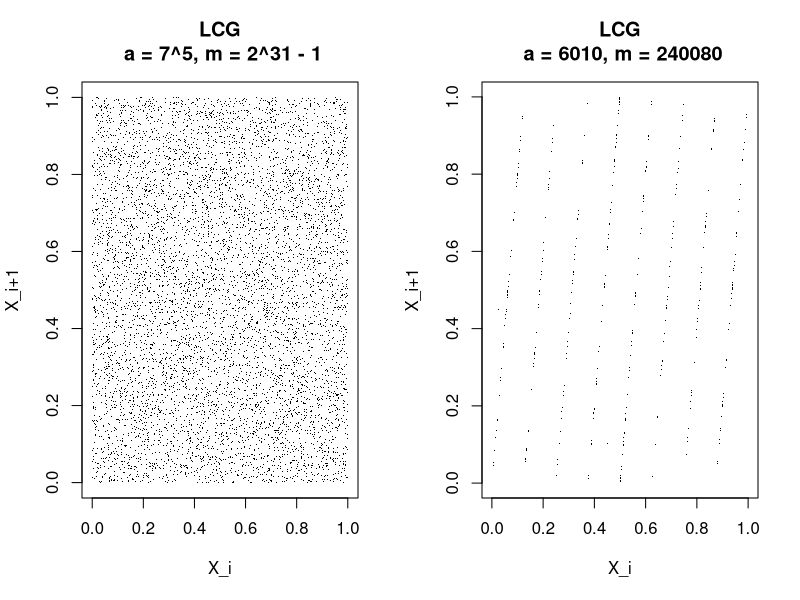
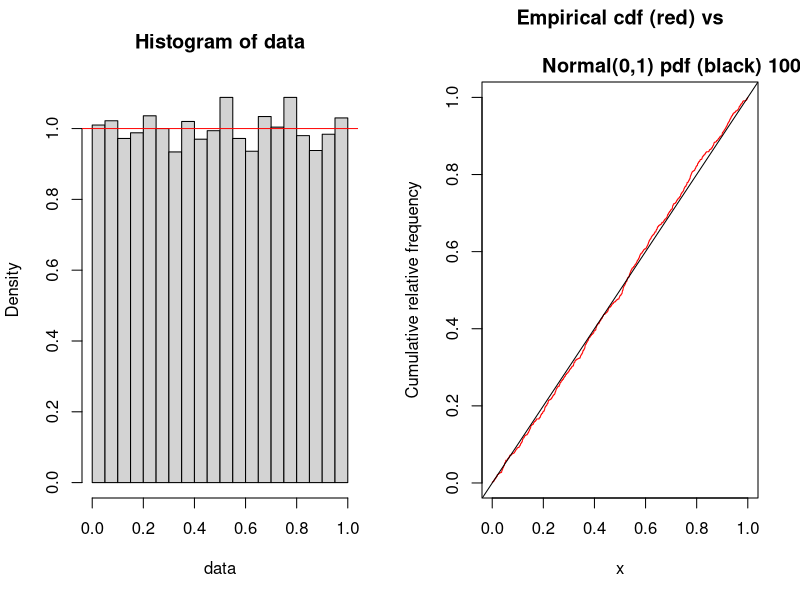
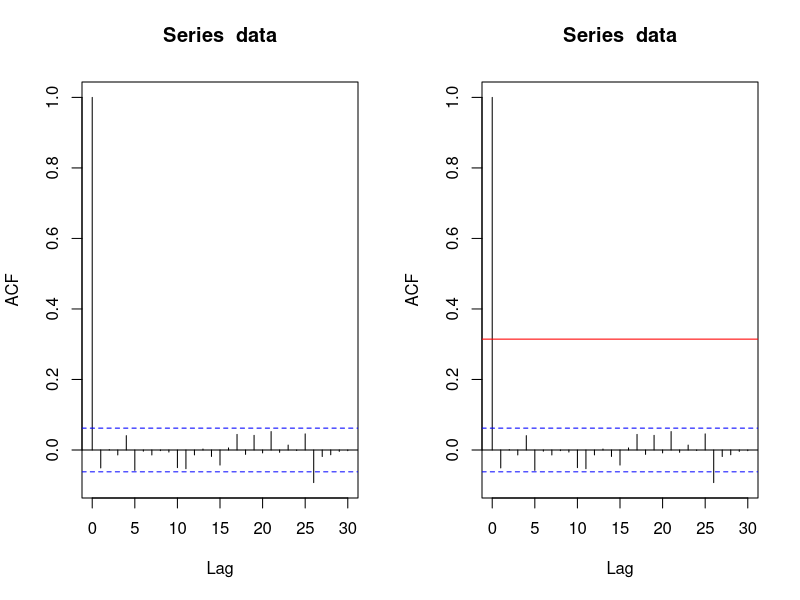

These figures' R source, in order:
## ---- chunk 1
#Congruential generator with a = 7^5, c = 0, and m = 2^31-1.
#
Random <-  setRefClass("Random", 
                       fields = list(seed = "numeric", xn = "numeric", a = "numeric",
                                     c = "numeric", m = "numeric"),
                       methods = list(
                         initialize = function(seed, a = 16807, c = 0, m = 21474836475) {
                           xn <<- seed
                           a <<- a
                           c <<- c
                           m <<- m
                         },
                         unif = function(n = 1) {
                           vars <- numeric(n)
                           for(i in 1:n) {
                             xn <<- (a * xn + c) %% m
                             vars[i] <- xn/m
                           }
                           vars
                         }))
## ---- chunk 2
n <- 10000
par(mfrow=(c(1,2)))
rand <- Random(1)
data <- rand$unif(n)
plot(data[1:(n-1)], data[2:n], pch = 16, cex = 0.1, xlab = "X_i", ylab = "X_i+1", main="LCG\n a = 7^5, m = 2^31 - 1")

rand.bad <- Random(1, 6010, 0, 240080)
data.bad <- rand.bad$unif(n)
plot(data.bad[1:(n-1)], data.bad[2:n], pch = 16, cex = 0.1, xlab = "X_i", ylab = "X_i+1", main = "LCG\n a = 6010, m = 240080")
## ---- chunk 3
hist(data, freq = FALSE)
abline(h = 1, col = "red")
## ---- chunk 4
n <- 1000
rand <- Random(1)
data <- rand$unif(n)
results <- ks.test(data, "punif") #R has a built in function for K-S test.
print(paste("t =", results$statistic, ", p-value =", results$p.value))
## ---- chunk 5
points <- sort(data)
y <- (ecdf(points))(points)
plot(x = points, y = y, col = "red", type = "s",
      ylab = "Cumulative relative frequency", xlab = "x",
      main = paste("Empirical cdf (red) vs\n
                   Normal(0,1) pdf (black)", n))
abline(a = 0, b = 1, col = "black")
## ---- chunk 6
plot(acf(data))
abline(h = qnorm(0.05/(2*30), 0, 1)/10, col = "red")
abline(h = -qnorm(0.05/(2*30), 0, 1)/10, col = "red")
